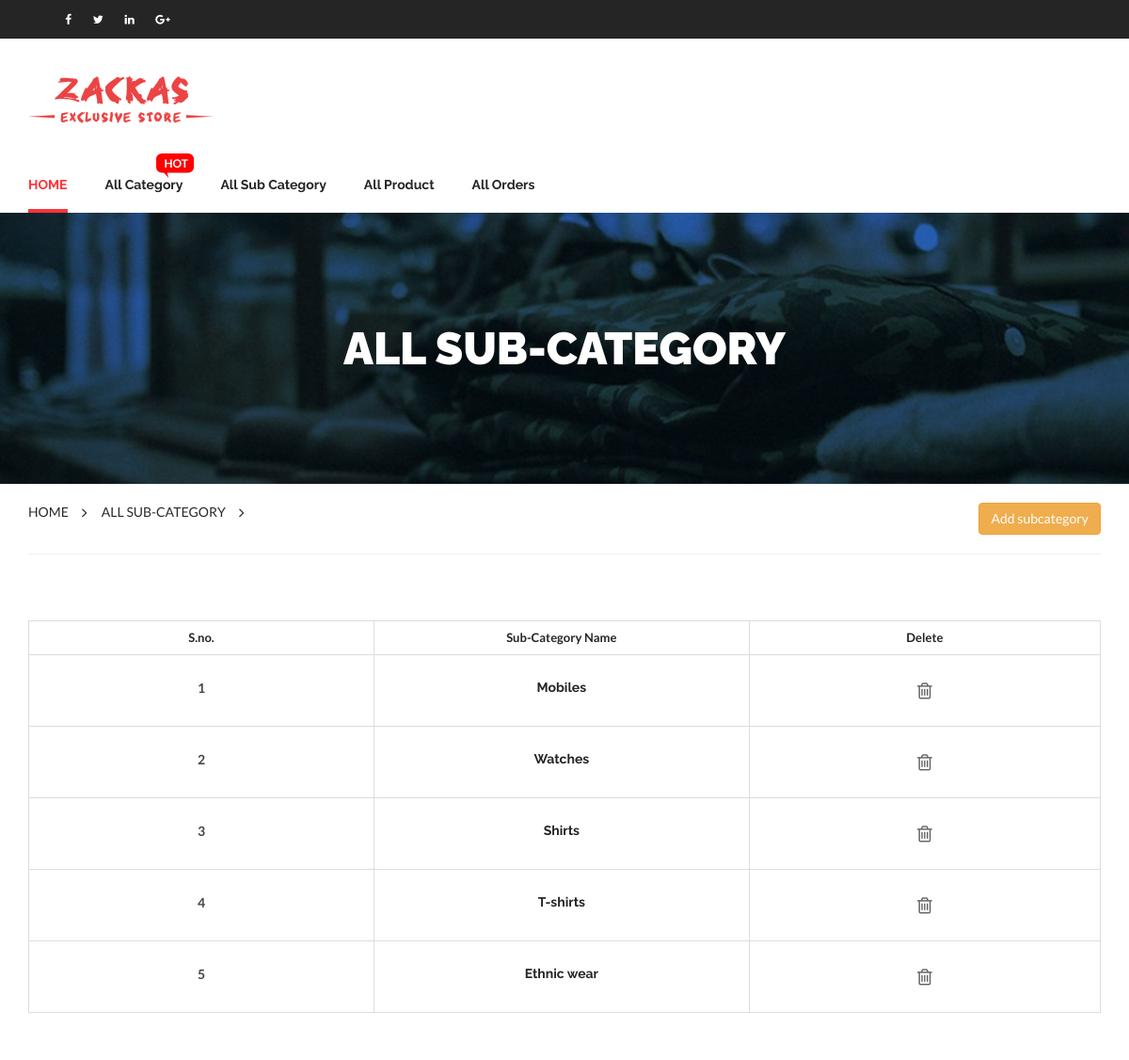
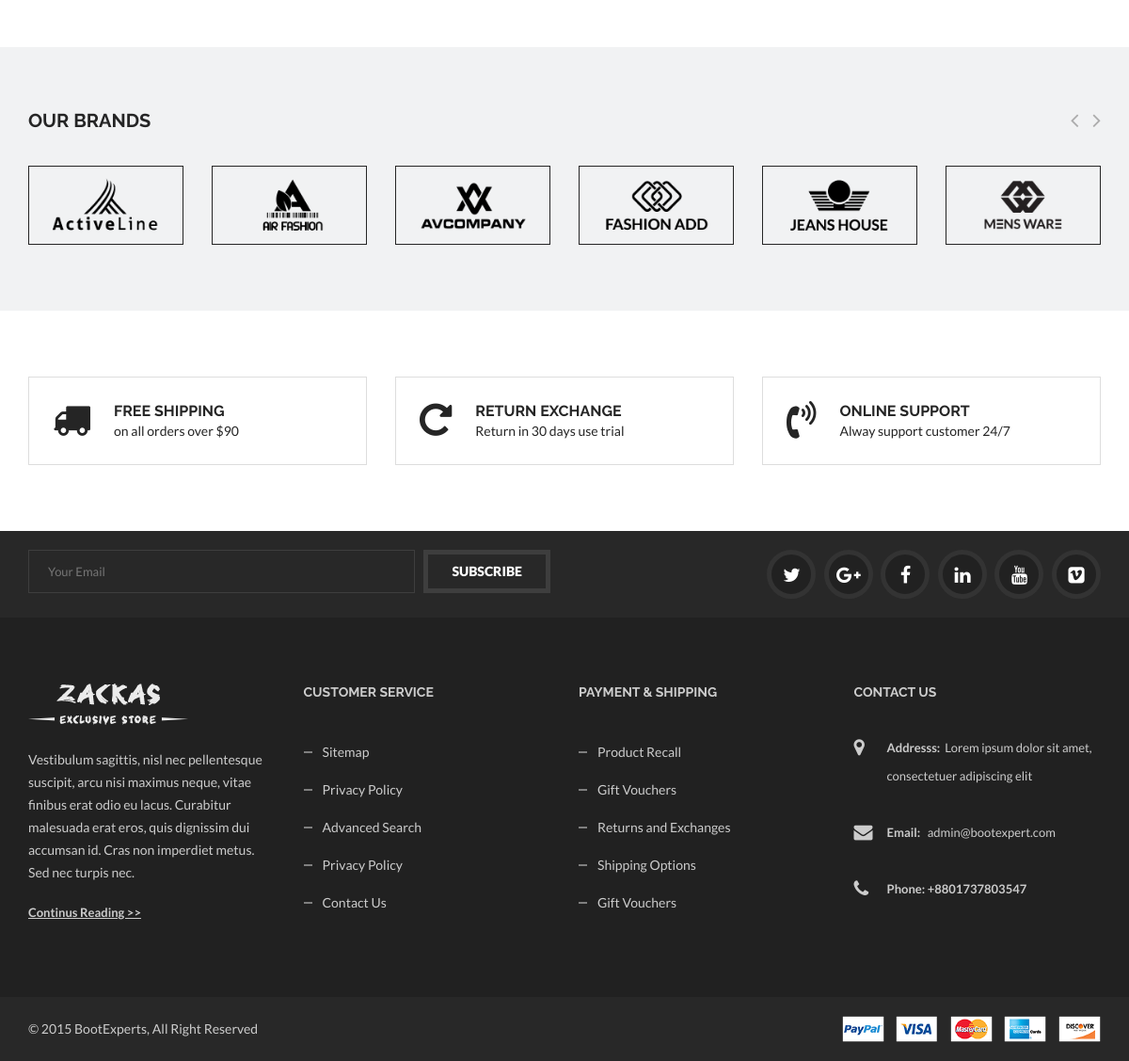
The page /all_subcat/ on the database its author committed (2 pictures, top to bottom).
### shopping/models.py (models this page shows, shortened)
class Sub_category(models.Model):
    category = models.ForeignKey(Category, on_delete=models.CASCADE,null=True)
    name = models.CharField(max_length=50, null=True, blank=True)

### shopping/views.py (the view)
# urls.py: url(r'^all_subcat/$',All_subcategory,name='all_subcat'),
def All_subcategory(request):
    data = Sub_category.objects.all()
    d = {"allsubcat":data}
    return render(request,'all_subcat.html',d)

### shopping/templates/all_subcat.html (shortened to what this page needs)
{% extends 'base2.html' %}
{% block body %}
{% load static %}
<div class="page-banner padding-120 fix">
	<div class="container">
		<div class="row">
			<div class="col-xs-12">
				<h1>All Sub-Category</h1>
			</div>
		</div>
	</div>
</div>
<div class="page-breadcrumb fix">
	<div class="container">
		<div class="row">
			<div class="col-sm-12">
				<ul>
					<li><a href="">Home</a></li>
					<li><span>All Sub-Category</span></li>
                    <li style="float:right;"><a href="{% url 'add_subcat' %}"><button  class="btn btn-warning">Add subcategory</button></a></li>
				</ul>
			</div>
		</div>
	</div>
</div>
<div class="about-page page margin-70 fix">
	<div class="container">
		<div class="row">
			<div class="col-xs-12">
				<div class="table-responsive">
					<table class="table cart-table">
						<thead>
							<tr>
								<th class="width-1">S.no.</th>
								<th class="width-2">Sub-Category Name</th>
								<th class="width-6">Delete</th>
							</tr>
						</thead>
						<tbody>
							{% for i in allsubcat %}
							<tr class="carttr_1">
								<td >
									<div class="cartpage-pro-dec">
										<center><a href="">{{ forloop.counter }}</a></center>
									</div>
								</td>
								<td>
									<div class="cart-page-price">
										<h5>{{ i.name }}</h5>
									</div>
								</td>
								<td>
									<div class="cartpage-delete-item">
										<a title="Remove item" href="{% url 'delete_subcat' i.id %}"><i class="fa fa-trash-o"></i></a>
									</div>
								</td>
							</tr>
							{% endfor %}
						</tbody>
					</table>
				</div>
			</div>
		</div>
	</div>
</div>
{% endblock %}

### shopping/static/css/style.css (style rules this page uses)
body { color: #252525; font-family: lato,Arial,Helvetica,sans-serif; font-size: 13px; font-style: normal; font-weight: 400; line-height: 20px; visibility: visible; }
h1, h2, h3, h4, h5, h6 { color: #252525; font-family: 'Raleway', sans-serif; font-weight: 700; line-height: 1.35; margin: 0 0 5px; }
ul { list-style: outside none none; margin: 0; padding: 0 }
.fix { overflow:hidden }
.margin-70 { margin-bottom: 70px; margin-top: 70px; }
.padding-120 { padding-bottom: 120px; padding-top: 120px; }
.page-banner { background: rgba(0, 0, 0, 0) url("img/background/shop-banner.jpg") no-repeat center center; -webkit-background-size: cover; background-size: cover; text-align: center; }
.page-banner h1 { color: #fff; font-size: 48px; font-weight: 900; line-height: 48px; margin: 0; text-transform: uppercase; }
.page-breadcrumb ul { border-bottom: 1px solid #eee; display: block; float: left; padding: 20px 0; width: 100%; }
.page-breadcrumb ul li { display: block; float: left; margin-right: 15px; padding-right: 20px; position: relative; }
.page-breadcrumb ul li:last-child { margin-right: 0; padding-right: 0; }
.page-breadcrumb ul li a { color: #2a2a2a; display: block; font-size: 14px; text-transform: uppercase; }
.page-breadcrumb ul li::before { content: "\f105"; font-family: fontawesome; color: #2a2a2a; font-size: 16px; position: absolute; right: 0; }
.page-breadcrumb ul li:last-child::before { content: ""; }
.page-breadcrumb ul li span { color: #2a2a2a; display: block; font-size: 14px; text-transform: uppercase; }
.cart-table { border: 1px solid #ddd; margin-bottom: 30px; }
.table > thead > tr > th, .table > tbody > tr > td { border-bottom: 1px solid #ddd; border-right: 1px solid #ddd; text-align: center; vertical-align: middle; }
.table > thead > tr > th:last-child, .table > tbody > tr > td:last-child { border-right: 0px solid #ddd; }
.cart-table .width-1 { width: 16%; }
.cart-table .width-2 { width: 35%; }
.cartpage-image, .cartpage-pro-dec { padding: 17px 32px; }
.cartpage-pro-dec { min-width: 350px; text-align: left; }
.cartpage-pro-dec a { color: #464545; display: block; font-size: 14px; font-weight: 700; margin-bottom: 5px; }
.cart-page-price { min-width: 80px; }
.cartpage-delete-item > a { color: #636363; font-size: 20px; }

### rows shown on the page
Sub_category: name "Mobiles"
Sub_category: name "Watches"
Sub_category: name "Shirts"
Sub_category: name "T-shirts"
Sub_category: name "Ethnic wear"
